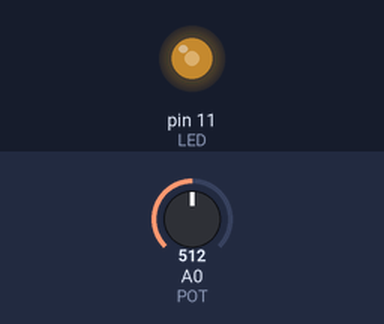
This sketch was run on a simulated Arduino Uno, built with avr-gcc and run on an emulated ATmega328P. On the bench: output pins drawn as LEDs (lit = HIGH). The test bench sets the inputs (shaded band); at power-on: A0 (POT) = 512.

Above: at 1.2 s.
1.3 s: A0 (POT) set to 716
At 1.9 s:
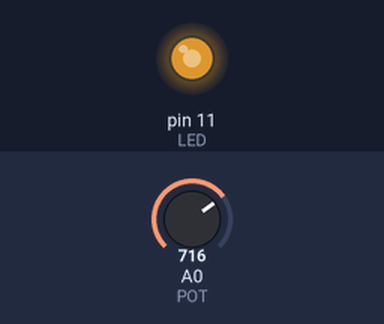
2.8 s: A0 (POT) set to 900
At 3.3 s:
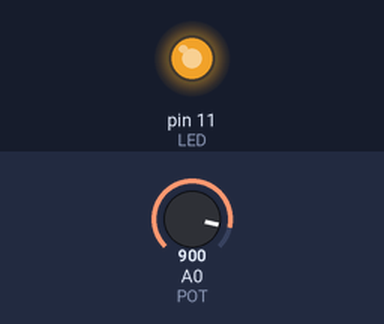
4.3 s: A0 (POT) set to 122
At 5.4 s:
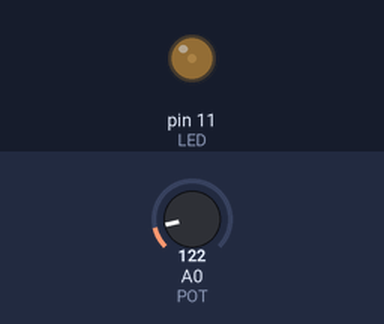
5.8 s: A0 (POT) set to 0
At 6.8 s:
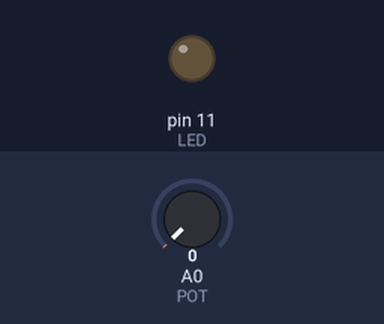
7.3 s: A0 (POT) set to 511
At 7.8 s:
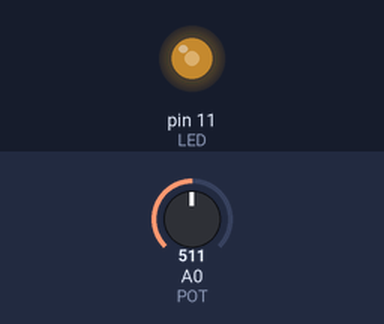
Timing chart, 0 to 9.8 s (numbered marks = the images above; inputs shaded):
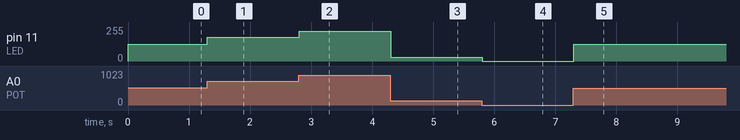

The sketch:

ledbig_controll.ino
```cpp
#define LED 11
#define POT A0

void setup() {
  pinMode(LED, OUTPUT);
}

void loop() {

  // Read potentiometer
  int potValue = analogRead(POT);

  // Convert 0-1023 to 0-255
  int brightness = map(potValue, 0, 1023, 0, 255);

  // Set LED brightness
  analogWrite(LED, brightness);

  delay(10);
}
```

Measured:
- after the input at 1.3 s, pin 11 (LED): 127/255 → 178/255 at once
- after the input at 2.8 s, pin 11 (LED): 178/255 → 224/255 at once
- after the input at 4.3 s, pin 11 (LED): 224/255 → 30/255 at once
- after the input at 5.8 s, pin 11 (LED): 30/255 → 0/255 at once
- after the input at 7.3 s, pin 11 (LED): 0/255 → 127/255 at once
